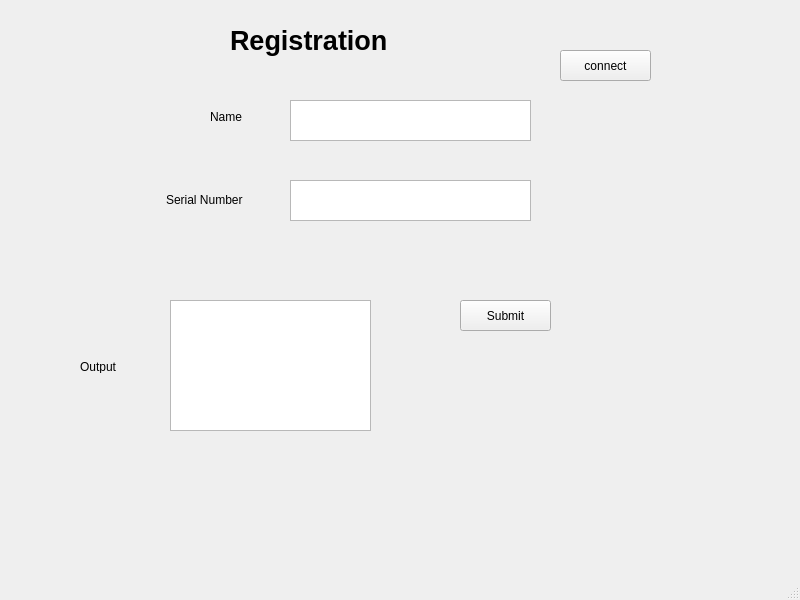
<?xml version="1.0" encoding="UTF-8"?>
<ui version="4.0">
 <class>MainWindow</class>
 <widget class="QMainWindow" name="MainWindow">
  <property name="geometry">
   <rect>
    <x>0</x>
    <y>0</y>
    <width>800</width>
    <height>600</height>
   </rect>
  </property>
  <property name="windowTitle">
   <string>MainWindow</string>
  </property>
  <widget class="QWidget" name="centralwidget">
   <widget class="QTextEdit" name="namebox">
    <property name="geometry">
     <rect>
      <x>290</x>
      <y>100</y>
      <width>241</width>
      <height>41</height>
     </rect>
    </property>
   </widget>
   <widget class="QLabel" name="label">
    <property name="geometry">
     <rect>
      <x>210</x>
      <y>110</y>
      <width>47</width>
      <height>13</height>
     </rect>
    </property>
    <property name="text">
     <string>Name</string>
    </property>
   </widget>
   <widget class="QLabel" name="label_2">
    <property name="geometry">
     <rect>
      <x>166</x>
      <y>190</y>
      <width>91</width>
      <height>20</height>
     </rect>
    </property>
    <property name="text">
     <string>Serial Number</string>
    </property>
   </widget>
   <widget class="QTextEdit" name="no_box">
    <property name="geometry">
     <rect>
      <x>290</x>
      <y>180</y>
      <width>241</width>
      <height>41</height>
     </rect>
    </property>
   </widget>
   <widget class="QPushButton" name="confirm">
    <property name="geometry">
     <rect>
      <x>460</x>
      <y>300</y>
      <width>91</width>
      <height>31</height>
     </rect>
    </property>
    <property name="text">
     <string>Submit</string>
    </property>
   </widget>
   <widget class="QTextEdit" name="output">
    <property name="geometry">
     <rect>
      <x>170</x>
      <y>300</y>
      <width>201</width>
      <height>131</height>
     </rect>
    </property>
   </widget>
   <widget class="QLabel" name="label_3">
    <property name="geometry">
     <rect>
      <x>80</x>
      <y>360</y>
      <width>47</width>
      <height>13</height>
     </rect>
    </property>
    <property name="text">
     <string>Output</string>
    </property>
   </widget>
   <widget class="QLabel" name="header">
    <property name="geometry">
     <rect>
      <x>230</x>
      <y>20</y>
      <width>171</width>
      <height>41</height>
     </rect>
    </property>
    <property name="font">
     <font>
      <pointsize>20</pointsize>
      <weight>75</weight>
      <bold>true</bold>
      <underline>false</underline>
     </font>
    </property>
    <property name="text">
     <string>Registration</string>
    </property>
   </widget>
   <widget class="QPushButton" name="connect">
    <property name="geometry">
     <rect>
      <x>560</x>
      <y>50</y>
      <width>91</width>
      <height>31</height>
     </rect>
    </property>
    <property name="text">
     <string>connect</string>
    </property>
   </widget>
  </widget>
  <widget class="QMenuBar" name="menubar">
   <property name="geometry">
    <rect>
     <x>0</x>
     <y>0</y>
     <width>800</width>
     <height>21</height>
    </rect>
   </property>
  </widget>
  <widget class="QStatusBar" name="statusbar"/>
 </widget>
 <resources/>
 <connections/>
</ui>
